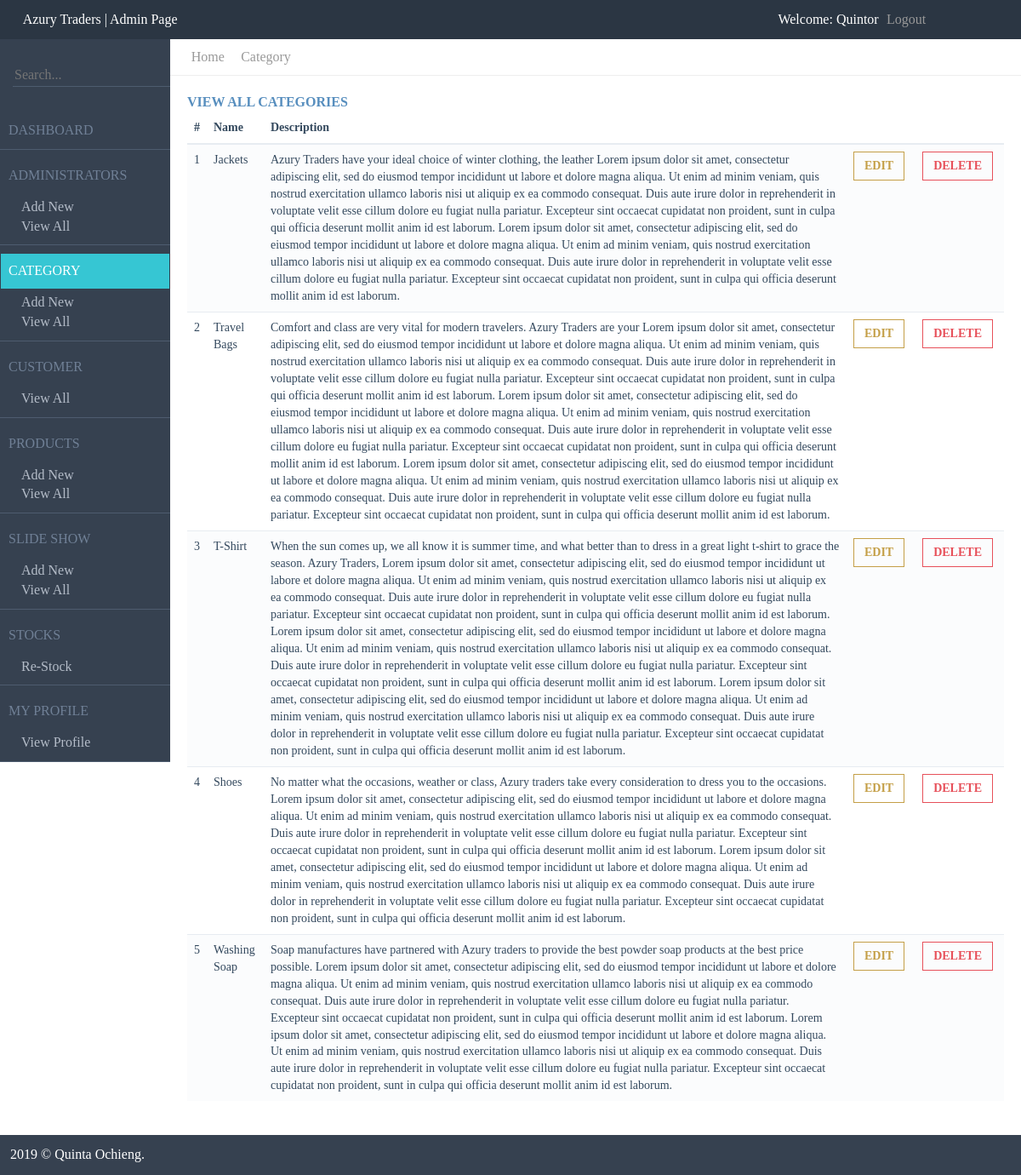
Screenshot of /admin/categoryViewAll.php (signed in) with the database file from the repository.
### tables this page shows
CREATE TABLE IF NOT EXISTS `category` (
  `categoryId` int(11) NOT NULL,
  `categoryName` varchar(50) NOT NULL,
  `description` text,
  `image` varchar(50) DEFAULT NULL,
  `updated_on` timestamp NOT NULL DEFAULT CURRENT_TIMESTAMP ON UPDATE CURRENT_TIMESTAMP,
  `created_on` timestamp NOT NULL DEFAULT CURRENT_TIMESTAMP,
  PRIMARY KEY (`categoryId`)
);

### admin/categoryViewAll.php (the view, shortened to what this page needs)
<?php
    include("includeFiles/header.php");
    include("includeFiles/menu.php");
?>
<div class="row">
    <?php
        include("includeFiles/leftcolumn.php");
    ?>
    <div class="col-md-10 right-column">
        <div class="row">
            <div class="col-sm-12 col-lg-12 col-xl-12 col-md-12 tree">
                <ul>
                    <li> <a href="home.php"> Home  </a> </li>
                    <li> <a href="categoryViewAll.php"> Category  </a> </li>
                </ul>
            </div>
        </div>
        <div class="row">
            <div class="col-sm-12 col-md-12 main-page-content">
                <div class="caption caption-md">
                    <span class="caption-subject font-blue-madison bold uppercase">View All Categories</span>
                </div>
                <table class="table table-striped">
                    <thead>
                        <tr>
                            <th>#</th>
                            <th> Name </th>
                            <th> Description </th>
                            <th></th>
                            <th></th>
                        </tr>
                    </thead>
                    <tbody>
                        <?php
                            $query = "SELECT * FROM category";
                            $result = mysqli_query($connect, $query) or die("Unable to get record");
                            $num = 1;
                            while($row = mysqli_fetch_assoc($result)){
                                $id = $row['categoryId'];
                                echo "<tr>";
                                    echo "<td>";
                                        echo $num;
                                    echo "</td>";
                                    echo "<td>";
                                        echo $row['categoryName'];
                                    echo "</td>";
                                    echo "<td>";
                                        echo $row['description'];
                                    echo "</td>";
                                    if($_SESSION['category_edit']=="Yes"){
                                        echo"<td> <a href='categoryEdit.php?id=".urlencode($id)."' class='btn yellow btn-outline sbold uppercase'> Edit </a> </td>";
                                    }
                                    if($_SESSION['category_delete']=="Yes"){
                                        echo"<td> <a href='categoryDelete.php?id=".urlencode($id)."' class='btn red btn-outline sbold uppercase'> Delete </a> </td>";
                                    }
                                echo "</tr>";
                                $num++;
                            }
                        ?>
                    </tbody>
                </table>
            </div>
        </div>
    </div>
</div>
<?php
    include("includeFiles/footer.php");
?>

### assets/css/styles.css (style rules this page uses)
html, body, div, span, applet, object, iframe, h1, h2, h3, h4, h5, h6, p, blockquote, pre, a, abbr, acronym, address, big, cite, code, del, dfn, em, font, ins, kbd, q, s, samp, small, strike, strong, sub, tt, var, dl, dt, dd, ol, ul, li, fieldset, form, label, legend, table, caption, tbody, tfoot, thead, tr, th, td { border: 0; font-family: inherit; font-size: 100%; font-style: inherit; font-weight: inherit; margin: 0; outline: 0; padding: 0; vertical-align: baseline; }
ol, ul { list-style: none; }
.main-page-content { padding: 2%; }
.right-column { background: #FFFFFF; }
.tree { border-bottom: solid 1px #eeeeee; }
.tree ul li { color: #999999; float: left; list-style: none; padding: 1%; }
.tree ul li a { color: #999999; }

### rows the page displays
category: categoryName "Jackets", description "Azury Traders have your ideal choice of winter clothing, the leather Lorem ipsum dolor sit amet, consectetur adipiscing elit, sed do eiusmod tempor incididunt ut labore et dolore magna aliqua. Ut enim ad minim veniam, quis nostrud exercitation ullamco laboris nisi ut aliquip ex ea commodo consequat. Duis aute irure dolor in reprehenderit in voluptate velit esse cillum dolore eu fugiat nulla pariatur. Excepteur sint occaecat cupidatat non proident, sunt in culpa qui officia deserunt mollit anim id est laborum. Lorem ipsum dolor sit amet, consectetur adipiscing elit, sed do eiusmod tempor incididunt ut labore et dolore magna aliqua. Ut enim ad minim veniam, quis nostrud exercitation ullamco…"
category: categoryName "Travel Bags", description "Comfort and class are very vital for modern travelers. Azury Traders are your Lorem ipsum dolor sit amet, consectetur adipiscing elit, sed do eiusmod tempor incididunt ut labore et dolore magna aliqua. Ut enim ad minim veniam, quis nostrud exercitation ullamco laboris nisi ut aliquip ex ea commodo consequat. Duis aute irure dolor in reprehenderit in voluptate velit esse cillum dolore eu fugiat nulla pariatur. Excepteur sint occaecat cupidatat non proident, sunt in culpa qui officia deserunt mollit anim id est laborum. Lorem ipsum dolor sit amet, consectetur adipiscing elit, sed do eiusmod tempor incididunt ut labore et dolore magna aliqua. Ut enim ad minim veniam, quis nostrud exercitation…"
category: categoryName "T-Shirt", description "When the sun comes up, we all know it is summer time, and what better than to dress in a great light t-shirt to grace the season. Azury Traders, Lorem ipsum dolor sit amet, consectetur adipiscing elit, sed do eiusmod tempor incididunt ut labore et dolore magna aliqua. Ut enim ad minim veniam, quis nostrud exercitation ullamco laboris nisi ut aliquip ex ea commodo consequat. Duis aute irure dolor in reprehenderit in voluptate velit esse cillum dolore eu fugiat nulla pariatur. Excepteur sint occaecat cupidatat non proident, sunt in culpa qui officia deserunt mollit anim id est laborum. Lorem ipsum dolor sit amet, consectetur adipiscing elit, sed do eiusmod tempor incididunt ut labore et…"
category: categoryName "Shoes", description "No matter what the occasions, weather or class, Azury traders take every consideration to dress you to the occasions. Lorem ipsum dolor sit amet, consectetur adipiscing elit, sed do eiusmod tempor incididunt ut labore et dolore magna aliqua. Ut enim ad minim veniam, quis nostrud exercitation ullamco laboris nisi ut aliquip ex ea commodo consequat. Duis aute irure dolor in reprehenderit in voluptate velit esse cillum dolore eu fugiat nulla pariatur. Excepteur sint occaecat cupidatat non proident, sunt in culpa qui officia deserunt mollit anim id est laborum. Lorem ipsum dolor sit amet, consectetur adipiscing elit, sed do eiusmod tempor incididunt ut labore et dolore magna aliqua. Ut enim ad…"
category: categoryName "Washing Soap", description "Soap manufactures have partnered with Azury traders to provide the best powder soap products at the best price possible. Lorem ipsum dolor sit amet, consectetur adipiscing elit, sed do eiusmod tempor incididunt ut labore et dolore magna aliqua. Ut enim ad minim veniam, quis nostrud exercitation ullamco laboris nisi ut aliquip ex ea commodo consequat. Duis aute irure dolor in reprehenderit in voluptate velit esse cillum dolore eu fugiat nulla pariatur. Excepteur sint occaecat cupidatat non proident, sunt in culpa qui officia deserunt mollit anim id est laborum. Lorem ipsum dolor sit amet, consectetur adipiscing elit, sed do eiusmod tempor incididunt ut labore et dolore magna aliqua. Ut enim…"

### other values shown
$_SESSION['firstname'] "Quintor"
